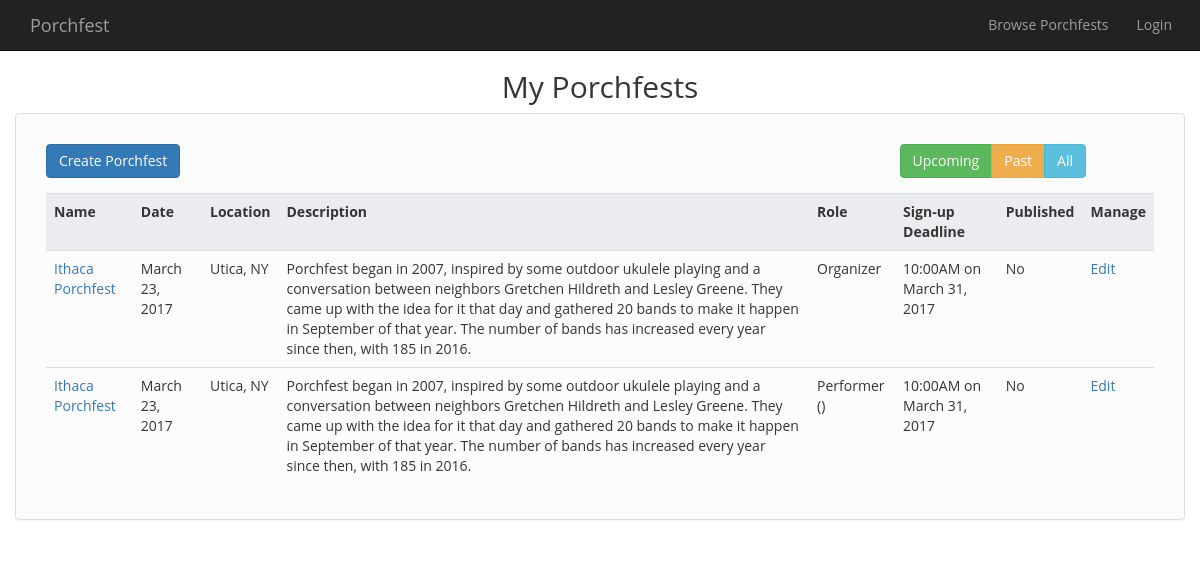
Screenshot of /myporchfests.php with the database file from the repository.
### tables this page shows
CREATE TABLE IF NOT EXISTS `userstoporchfests` (
  `UserID` int(11) NOT NULL,
  `PorchfestID` int(11) NOT NULL
);

CREATE TABLE IF NOT EXISTS `porchfests` (
`PorchfestID` int(11) NOT NULL,
  `URL` varchar(255) NOT NULL,
  `Name` varchar(255) NOT NULL,
  `Location` varchar(255) NOT NULL,
  `Date` date NOT NULL,
  `Description` text NOT NULL,
  `Deadline` datetime NOT NULL,
  `Published` tinyint(1) NOT NULL
);

### html/myporchfests.php (the view, shortened to what this page needs)
<!DOCTYPE html>
<html lang="en">
<head>
  <?php require_once "../php/modules/stdHead.php" ?>
  <link rel="stylesheet" href="responsive-tables.css">
</head>
<body>
  <?php
    $conn = $mysqli = new mysqli(DB_HOST, DB_USER, DB_PASSWORD, DB_NAME);
  ?>
  <?php require_once "../php/modules/navigation.php"; ?>
<div class="container">
  <div class="row">
    <h2 class="text-center" > My Porchfests </h2>
  </div>
  <div class="row">
    <div class="panel panel-default">
      <div class="panel-body">
        <div class="table-container table-responsive">
          <div class="col-xs-12 col-sm-4 col-md-3">
            <div class="btn-group">
              <button type="button" class="btn btn-primary" data-toggle="modal" data-target="#myModal">Create Porchfest</button>
            </div>
          </div>
          <div class="col-xs-12 col-sm-4 col-sm-offset-4 col-md-3 col-md-offset-6">
            <div class="btn-group">
              <button type="button" class="btn btn-success btn-filter" data-target="upcoming"> Upcoming </button>
              <button type="button" class="btn btn-warning btn-filter" data-target="past"> Past </button>
              <button type="button" class="btn btn-info btn-filter" data-target="all"> All </button>
            </div>
          </div>
          <div class="col-md-12">
            <table class="responsive table">
              <tr data-status= "fixed">
                <th> Name </th>
                <th> Date </th>
                <th> Location </th>
                <th> Description </th>
                <th> Role </th>
                <th> Sign-up Deadline </th>
                <th> Published </th>
                <th> Manage </th>
              </tr>
              <?php
                  $sql = "SELECT *
                          FROM porchfests
                          INNER JOIN userstoporchfests ON userstoporchfests.PorchfestID = porchfests.PorchfestID
                          WHERE UserID = '1'";
                  $result = $conn->query($sql);
                  while($porchfest = $result->fetch_assoc()) {
                    $isPublished = 'No';
                    $status = 'upcoming';
                    if (strtotime($porchfest['Date']) < date("Y-m-d")) {
                      $status = 'past';
                    }
                    $day = date_format(date_create($porchfest['Date']), 'F j, Y');
                    $deadline = date_format(date_create($porchfest['Deadline']), 'g:iA \o\n F j, Y');
                    echo '<tr data-status = "' . $status . '">
                          <td>
                            <a href="singleporchfest.php">' . $porchfest['Name'] . '</a>
                          </td>
                          <td>' . $day . '</td>
                          <td>' . $porchfest['Location'] . '</td>
                          <td>' . $porchfest['Description'] . '</td>
                          <td> Organizer </td>
                          <td>' . $deadline . '</td>
                          <td>' . $isPublished . '</td>
                          <td> <a href="editporchfest.php"> Edit </a> </td>
                        </tr>';
                  }
                  $sql = "SELECT *
                          FROM porchfests
                          INNER JOIN bandstoporchfests ON bandstoporchfests.PorchfestID = porchfests.PorchfestID
                          INNER JOIN userstobands ON userstobands.BandID = bandstoporchfests.BandID
                          WHERE UserID = '1'";
                  $result = $conn->query($sql);
                  while($porchfest = $result->fetch_assoc()) {
                    $isPublished = 'No';
                    $status = 'upcoming';
                    if (strtotime($porchfest['Date']) < date("Y-m-d")) {
                      $status = 'past';
                    }
                    $day = date_format(date_create($porchfest['Date']), 'F j, Y');
                    $deadline = date_format(date_create($porchfest['Deadline']), 'g:iA \o\n F j, Y');
                    echo '<tr data-status = "' . $status . '">
                          <td>
                            <a href="singleporchfest.php">' . $porchfest['Name'] . '</a>
                          </td>
                          <td>' . $day . '</td>
                          <td>' . $porchfest['Location'] . '</td>
                          <td>' . $porchfest['Description'] . '</td>
                          <td> Performer () </td>
                          <td>' . $deadline . '</td>
                          <td>' . $isPublished . '</td>
                          <td> <a href="editband.php"> Edit </a> </td>
                        </tr>';
                  }
              ?>
            </table>
          </div>
        </div>
      </div>
    </div>
  </div>
</div>
</body>
</html>

### html/css/style.css (style rules this page uses)
.btn-group { position: relative; z-index: 10; padding-top: 0; }
th { background-color: #eaecef; }
body { font-family: 'Open Sans', sans-serif; color: #353535; padding-top: 50px; }
.panel { border: 1px solid #ddd; background-color: #fcfcfc; }
.panel .btn-group { margin: 15px 0 15px; }
.panel .btn-group .btn { transition: background-color .3s ease; }

### html/css/responsive-tables.css (style rules this page uses)
table th { font-weight: bold; }
table td, table th { padding: 9px 10px; text-align: left; }

### rows the page displays
userstoporchfests: PorchfestID.Name "Ithaca Porchfest", PorchfestID.Date "March 23, 2017", PorchfestID.Location "Utica, NY", PorchfestID.Description "Porchfest began in 2007, inspired by some outdoor ukulele playing and a conversation between neighbors Gretchen Hildreth and Lesley Greene. They came up with the idea for it that day and gathered 20 bands to make it happen in September of that year. The number of bands has increased every year since then, with 185 in 2016.", PorchfestID.Deadline "10:00AM on March 31, 2017", isPublished "No"
porchfests: Name "Ithaca Porchfest", Date "March 23, 2017", Location "Utica, NY", Description "Porchfest began in 2007, inspired by some outdoor ukulele playing and a conversation between neighbors Gretchen Hildreth and Lesley Greene. They came up with the idea for it that day and gathered 20 bands to make it happen in September of that year. The number of bands has increased every year since then, with 185 in 2016.", Deadline "10:00AM on March 31, 2017", isPublished "No"
